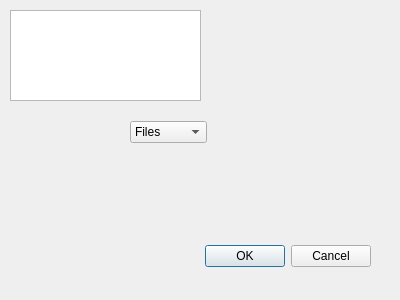
<?xml version="1.0" encoding="UTF-8"?>
<ui version="4.0">
 <class>openform</class>
 <widget class="QDialog" name="openform">
  <property name="geometry">
   <rect>
    <x>0</x>
    <y>0</y>
    <width>400</width>
    <height>300</height>
   </rect>
  </property>
  <property name="windowTitle">
   <string>Dialog</string>
  </property>
  <widget class="QDialogButtonBox" name="buttonBox">
   <property name="geometry">
    <rect>
     <x>170</x>
     <y>240</y>
     <width>201</width>
     <height>32</height>
    </rect>
   </property>
   <property name="orientation">
    <enum>Qt::Horizontal</enum>
   </property>
   <property name="standardButtons">
    <set>QDialogButtonBox::Cancel|QDialogButtonBox::Ok</set>
   </property>
  </widget>
  <widget class="QComboBox" name="openFileBox">
   <property name="geometry">
    <rect>
     <x>130</x>
     <y>121</y>
     <width>63</width>
     <height>22</height>
    </rect>
   </property>
   <property name="focusPolicy">
    <enum>Qt::ClickFocus</enum>
   </property>
   <property name="acceptDrops">
    <bool>true</bool>
   </property>
   <property name="insertPolicy">
    <enum>QComboBox::NoInsert</enum>
   </property>
   <property name="sizeAdjustPolicy">
    <enum>QComboBox::AdjustToContents</enum>
   </property>
   <property name="minimumContentsLength">
    <number>0</number>
   </property>
   <item>
    <property name="text">
     <string>Files</string>
    </property>
   </item>
   <item>
    <property name="text">
     <string>Vehicles</string>
    </property>
   </item>
  </widget>
  <widget class="QListWidget" name="listWidget">
   <property name="geometry">
    <rect>
     <x>10</x>
     <y>10</y>
     <width>191</width>
     <height>91</height>
    </rect>
   </property>
  </widget>
 </widget>
 <resources/>
 <connections>
  <connection>
   <sender>buttonBox</sender>
   <signal>accepted()</signal>
   <receiver>openform</receiver>
   <slot>accept()</slot>
   <hints>
    <hint type="sourcelabel">
     <x>248</x>
     <y>254</y>
    </hint>
    <hint type="destinationlabel">
     <x>157</x>
     <y>274</y>
    </hint>
   </hints>
  </connection>
  <connection>
   <sender>buttonBox</sender>
   <signal>rejected()</signal>
   <receiver>openform</receiver>
   <slot>reject()</slot>
   <hints>
    <hint type="sourcelabel">
     <x>316</x>
     <y>260</y>
    </hint>
    <hint type="destinationlabel">
     <x>286</x>
     <y>274</y>
    </hint>
   </hints>
  </connection>
  <connection>
   <sender>buttonBox</sender>
   <signal>clicked(QAbstractButton*)</signal>
   <receiver>listWidget</receiver>
   <slot>setFocus()</slot>
   <hints>
    <hint type="sourcelabel">
     <x>200</x>
     <y>255</y>
    </hint>
    <hint type="destinationlabel">
     <x>105</x>
     <y>55</y>
    </hint>
   </hints>
  </connection>
 </connections>
</ui>
